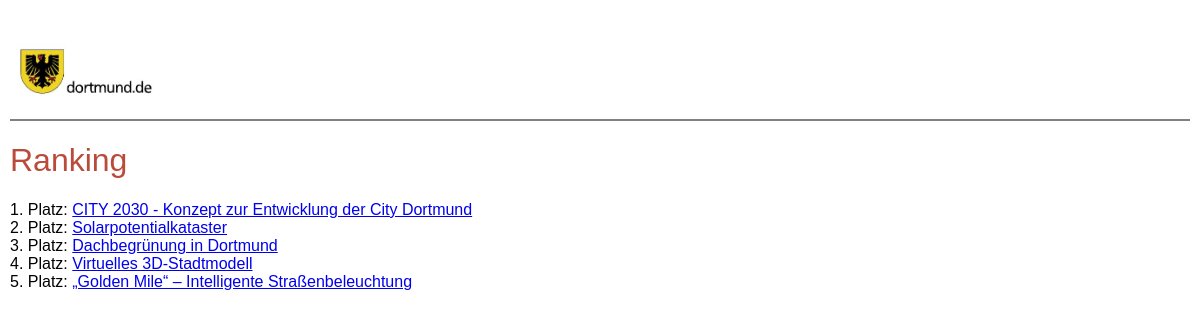
Screenshot of /projects/ranking/ with the database file from the repository.
### Communication/models.py (models this page shows, shortened)
class Project(models.Model):
    title = models.CharField(max_length=86)
    body = models.TextField()
    date = models.DateTimeField()
    pro = models.IntegerField(default=0)
    contra = models.IntegerField(default=0)
    rank = models.FloatField(default=0)

### Communication/templates/Communication/ranking.html (shortened to what this page needs)
<!DOCTYPE html>
{% load static %}
<html>
<head>
<link rel="stylesheet" href="{%static 'Communication/styles.css' %}" type="text/css">
</head>
<body>
<img class="rezise" src="{%static 'Communication/dortmund_logo.jpg' %}">
<hr/>
<h1>Ranking</h1>
{% for project in object_list %}
<script>document.write(i); i = i+1;</script>. Platz:
<a href="/projects/{{project.id}}">{{project.title}}</a>
<br>
{% endfor %}
</body>
</html>

### Communication/static/Communication/styles.css (style rules this page uses)
body { margin-left:10px; margin-right:10px; margin-top:30px; margin-buttom:30px; background-color: rgb(255,255,255); font-style: normal; font-family:Helvetica; font-size:100%; font-stretch:normal; font-weight: normal; }
h1 { color: rgb(186,75,59); font-stretch:extra-condensed; font-weight: lighter; }
hr { border: 1px solid grey; }
.rezise { width: 13%; height: auto; }

### rows the page displays
Project: title "CITY 2030 - Konzept zur Entwicklung der City Dortmund"
Project: title "Solarpotentialkataster"
Project: title "Dachbegrünung in Dortmund"
Project: title "Virtuelles 3D-Stadtmodell"
Project: title "„Golden Mile“ – Intelligente Straßenbeleuchtung"
